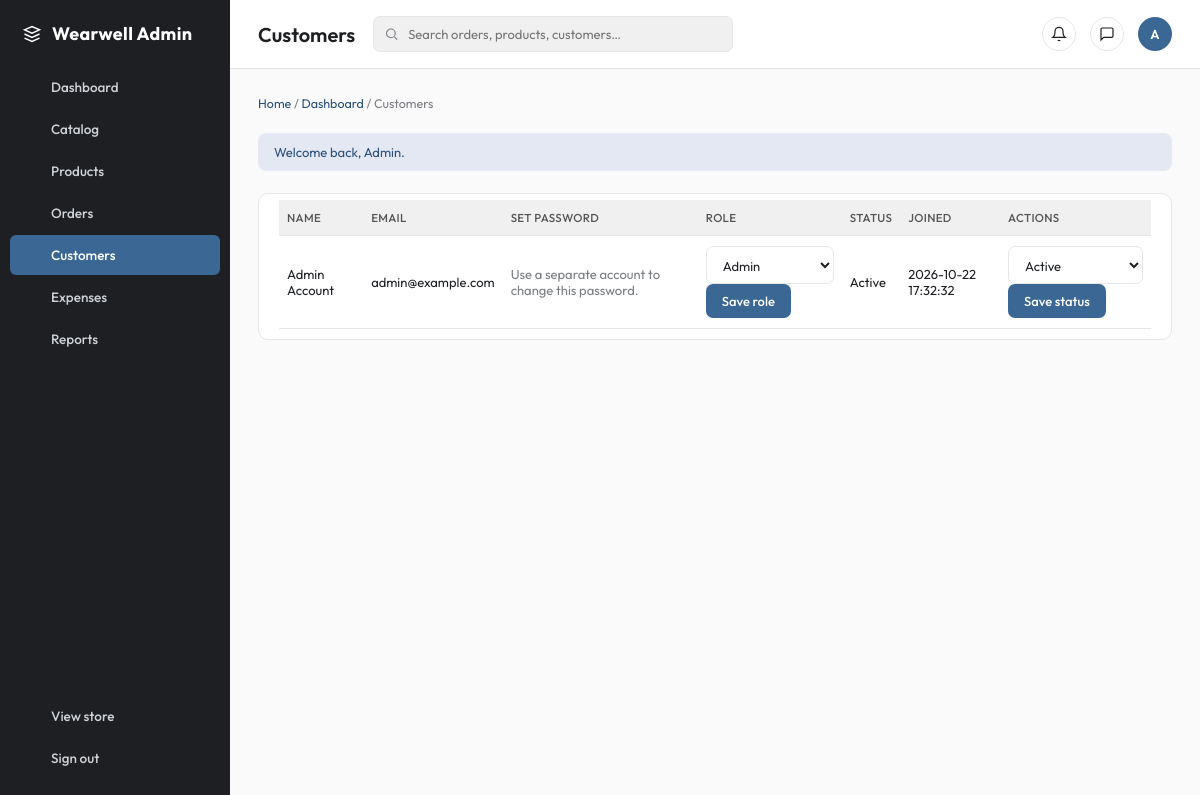
The page /admin/users.php (signed in) on the database its author committed.
### tables this page shows
CREATE TABLE users (
    user_id BIGINT UNSIGNED AUTO_INCREMENT PRIMARY KEY,
    role_name ENUM('Customer', 'Admin') NOT NULL DEFAULT 'Customer',
    status_id TINYINT UNSIGNED NOT NULL,
    first_name VARCHAR(80) NOT NULL,
    last_name VARCHAR(80) NOT NULL,
    email VARCHAR(190) NOT NULL UNIQUE,
    password_hash VARCHAR(255) NOT NULL,
    phone VARCHAR(30) NULL,
    profile_photo VARCHAR(255) NULL,
    created_at TIMESTAMP NOT NULL DEFAULT CURRENT_TIMESTAMP,
    updated_at TIMESTAMP NOT NULL DEFAULT CURRENT_TIMESTAMP ON UPDATE CURRENT_TIMESTAMP,
    CONSTRAINT fk_users_status FOREIGN KEY (status_id) REFERENCES account_statuses (status_id)
);

CREATE TABLE account_statuses (
    status_id TINYINT UNSIGNED AUTO_INCREMENT PRIMARY KEY,
    status_name VARCHAR(30) NOT NULL UNIQUE
);

### includes/functions.php (called while the page is built, shortened)
<?php
function e(mixed $value): string
{
    return htmlspecialchars((string) $value, ENT_QUOTES, "UTF-8");
}
function current_user(): ?array
{
    return $_SESSION["user"] ?? null;
}

### admin/users.php (the view, shortened to what this page needs)
<?php
require_once __DIR__ . "/../includes/functions.php";
$users = $pdo
    ->query(
        "SELECT u.user_id,u.first_name,u.last_name,u.email,u.created_at,u.status_id,u.role_name,s.status_name FROM users u JOIN account_statuses s ON s.status_id=u.status_id ORDER BY u.created_at DESC",
    )
    ->fetchAll();
$roles = ["Admin", "Customer"];
$statuses = $pdo
    ->query(
        "SELECT status_id,status_name FROM account_statuses ORDER BY status_name",
    )
    ->fetchAll();
require __DIR__ . "/../includes/admin_header.php";
?>
<div class="table-wrap">
  <table>
    <thead>
      <tr>
        <th>Name</th>
        <th>Email</th>
        <th>Set password</th>
        <th>Role</th>
        <th>Status</th>
        <th>Joined</th>
        <th>Actions</th>
      </tr>
    </thead>
    <tbody>
      <?php foreach ($users as $u): ?>
      <tr>
        <td><?= e($u["first_name"] . " " . $u["last_name"]) ?></td>
        <td><?= e($u["email"]) ?></td>
        <td>
          <?php if ((int) $u["user_id"] === (int) current_user()["id"]): ?>
            <span class="muted">Use a separate account to change this password.</span>
          <?php endif; ?>
        </td>
        <td>
          <form method="post">
            <input type="hidden" name="csrf" value="<?= e(
                csrf_token(),
            ) ?>" /><input type="hidden" name="user_id" value="<?= (int) $u[
    "user_id"
] ?>" /><input type="hidden" name="action" value="role" /><select
              name="role_name"
            >
              <?php foreach ($roles as $role): ?>
              <option value="<?= e($role) ?>" <?= $u[
    "role_name"
] === $role
    ? "selected"
    : "" ?>><?= e($role) ?></option>
              <?php endforeach; ?></select
            ><button>Save role</button>
          </form>
        </td>
        <td><?= e($u["status_name"]) ?></td>
        <td><?= e($u["created_at"]) ?></td>
        <td>
          <form method="post">
            <input type="hidden" name="csrf" value="<?= e(
                csrf_token(),
            ) ?>" /><input type="hidden" name="user_id" value="<?= (int) $u[
    "user_id"
] ?>" /><input type="hidden" name="action" value="status" /><select
              name="status_id"
            >
              <?php foreach ($statuses as $st): ?>
              <option value="<?= (int) $st["status_id"] ?>" <?= (int) $u[
    "status_id"
] === (int) $st["status_id"]
    ? "selected"
    : "" ?>><?= e($st["status_name"]) ?></option>
              <?php endforeach; ?></select
            ><button>Save status</button>
          </form>
        </td>
      </tr>
      <?php endforeach; ?>
    </tbody>
  </table>
</div>
<?php require __DIR__ . "/../includes/admin_footer.php"; ?>

### assets/css/admin.css (style rules this page uses)
* { box-sizing: border-box; }
body { margin: 0; font-family: "Outfit", system-ui, sans-serif; background: #fafafa; color: #1d1f22; }
table { width: 100%; border-collapse: collapse; font-size: 13px; }
th, td { text-align: left; padding: 10px 8px; border-bottom: 1px solid #e6e6e6; }
th { background: #f0f0f0; font-weight: 500; color: #555; font-size: 11.5px; text-transform: uppercase; letter-spacing: 0.03em; }
.muted { color: #7a7d82; }
.table-wrap { background: #fff; border: 1px solid #e6e6e6; border-radius: 10px; padding: 6px 20px 10px; overflow: auto; }
.table-wrap table { margin: 0; }
input, select, textarea { width: 100%; padding: 9px 12px; border: 1px solid #e6e6e6; border-radius: 7px; font: inherit; font-size: 13px; background: #fff; color: #1d1f22; }
button, .button { display: inline-block; background: #3a6794; border: 0; border-radius: 7px; color: #fff; padding: 9px 16px; font: 500 13px "Outfit", sans-serif; cursor: pointer; text-decoration: none; }

### rows shown on the page
users: first_name+last_name "Admin Account", email "admin@example.com", shows "Use a separate account to change this password.", status.status_name "Active", created_at "2026-10-22 17:32:32", status_id "Active"

### other values the page prints
$label "Dashboard"
$label "Catalog"
$label "Products"
$label "Orders"
$label "Customers"
$label "Expenses"
$label "Reports"
$pageTitle "Customers"
$initial "A"
$notice[0] "Welcome back, Admin."
form field role_name "Admin"
